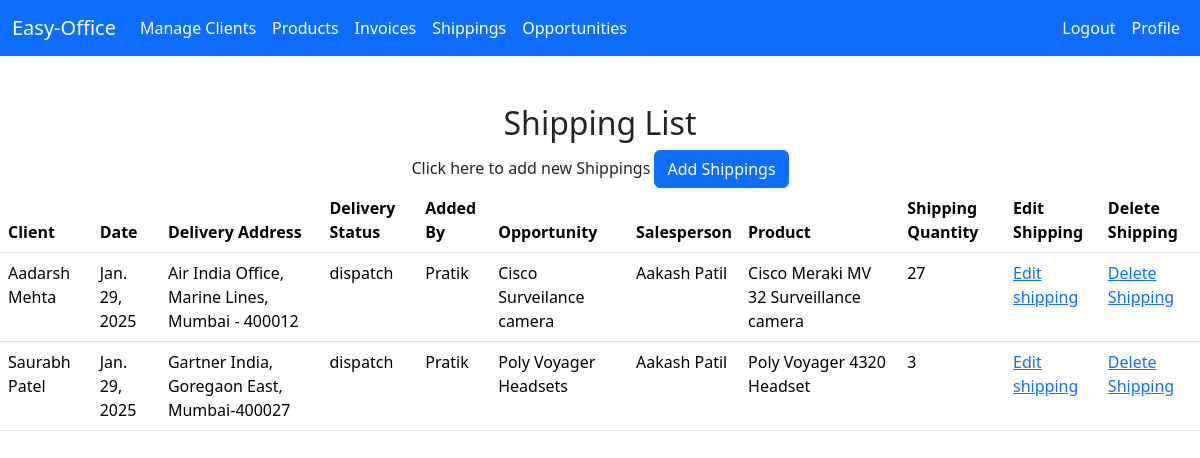
Page /shippings/ (signed in) on the committed database.
### crm/models.py (models this page shows, shortened)
class Shipping_Receipt(models.Model):
    DELIVERY_STATUS=[('pending','Pending'),
                     ('dispatch','Dispatch'),
                     ('delivered','Delivered'),
                     ]
    client=models.ForeignKey(Client,on_delete=models.CASCADE)
    date=models.DateField(auto_now_add='True')
    delivery_address=models.TextField()
    delivery_status = models.CharField(max_length=10, choices=DELIVERY_STATUS, default='pending')
    date_added=models.DateField(auto_now_add=True,null=True,blank=True)
    added_by=models.ForeignKey(User, on_delete=models.CASCADE,null=True,blank=True)
    opportunity = models.ForeignKey(Opportunity, on_delete=models.CASCADE, null=True, blank=True)
    product=models.ForeignKey(Product,on_delete=models.CASCADE,null=True, blank=True)
    quantity = models.PositiveIntegerField(default=1)  # Quantity being shipped

class Client(models.Model):
    name=models.CharField(max_length=255)
    company=models.CharField(max_length=250)
    email=models.EmailField()
    phone=models.CharField(max_length=15)
    address=models.TextField()
    date_added=models.DateField(auto_now_add=True,null=True,blank=True)
    added_by=models.ForeignKey(User, on_delete=models.CASCADE,null=True,blank=True)

class Opportunity(models.Model):
    STATUS_CHOICES=[('Open','Open'),
                    ('Won','Won'),
                    ('Lost','Lost'),
                    ]
    client=models.ForeignKey(Client,on_delete=models.CASCADE)
    opportunity_name=models.CharField(max_length=255)
    estimated_value=models.DecimalField(max_digits=10,decimal_places=2)
    requirement=models.ForeignKey(Product,on_delete=models.CASCADE,related_name='requirements')
    estimated_qty=models.IntegerField()
    status=models.CharField(max_length=10,choices=STATUS_CHOICES)
    added_by=models.ForeignKey(User, on_delete=models.CASCADE,null=True,blank=True)
    date_added=models.DateField(auto_now_add=True,null=True,blank=True)

class Product(models.Model):
    product_name=models.CharField(max_length=150)
    cost_price=models.DecimalField(max_digits=10,decimal_places=2)
    product_qty=models.IntegerField()
    previous_qty = models.IntegerField(default=0)
    added_by=models.ForeignKey(User, on_delete=models.CASCADE,null=True,blank=True)

### crm/views.py (the view)
# urls.py: path('shippings/',views.Shipping_view,name='shippings'),
@login_required
def Shipping_view(request):
    user = request.user
    if user.groups.filter(name='Sales Manager').exists() or user.groups.filter(name='Accounts').exists():
        Shippings = Shipping_Receipt.objects.all()  # Sales Managers and accounts can see all shipments
    elif user.groups.filter(name='Inventory').exists():
        Shippings = Shipping_Receipt.objects.all()  # Inventory can also see all shipments
    elif user.groups.filter(name='Sales').exists():
        Shippings = Shipping_Receipt.objects.filter(opportunity__added_by=user)  # Other users see only their shipments
    else:
        Shippings=Shipping_Receipt.objects.none()
    Shipping_count = Shippings.count()  # Get the count based on the filtered queryset
    return render(request, "crm/shippings.html", {'Shippings': Shippings, 'Shipping_count': Shipping_count})

### crm/templates/crm/shippings.html
{% extends "crm/base.html" %}
{% block content %}
<div class="container mt-5">
    <div class="row">
        <div class="col text-center">
          <h2 style="text-align: center;">Shipping List</h2>
            <p style="display: inline;">
               Click here to add new Shippings
              <a href="{% url 'create_shipping' %}">
                  <button type="button" class="btn btn-primary">Add Shippings</button>
              </a>
          </p>
        </div>
    </div>
  </div>
<table class="table table-hover">
    <thead>
        <tr>
            <th scope="col">Client</th>
            <th scope="col">Date</th>
            <th scope="col">Delivery Address</th>
            <th scope="col">Delivery Status</th>
            <th scope="col">Added By</th>
            <th scope="col">Opportunity</th>
            <th scope="col">Salesperson</th>
            <th scope="col">Product</th>
            <th scope="col">Shipping Quantity</th>
            <th scope="col">Edit Shipping</th>
            <th scope="col">Delete Shipping</th>
        </tr>
    </thead>
    <tbody>
        {% for receipt in Shippings %}
        <tr>
            <td>{{ receipt.client.name }}</td>
            <td>{{ receipt.date }}</td>
            <td>{{ receipt.delivery_address }}</td>
            <td>{{ receipt.delivery_status }}</td>
            <td>{{ receipt.added_by }}</td>
            <td>{{ receipt.opportunity.opportunity_name}}</td>
            <td>{{ receipt.opportunity.added_by.get_full_name }}</td>
            <td>{{ receipt.product.product_name}}</td>
            <td>{{ receipt.quantity }}</td>
            <td><a href="{% url 'edit_shipping' receipt.id %}">Edit shipping</a></td>
            <td><a href="{% url 'delete_shipping' receipt.id %}">Delete Shipping</a></td>
        </tr>
        {% empty %}
        <tr>
            <td colspan="4" class="text-center">No shipping receipts available</td>
        </tr>
        {% endfor %}
    </tbody>
</table>
{% endblock %}

### rows in the picture
Shipping_Receipt: client.name "Aadarsh Mehta", date "Jan. 29, 2025", delivery_address "Air India Office, Marine Lines, Mumbai - 400012", delivery_status "dispatch", added_by "Pratik", opportunity.opportunity_name "Cisco Surveilance camera", opportunity.added_by.get_full_name "Aakash Patil", product.product_name "Cisco Meraki MV 32 Surveillance camera", quantity "27"
Shipping_Receipt: client.name "Saurabh Patel", date "Jan. 29, 2025", delivery_address "Gartner India, Goregaon East, Mumbai-400027", delivery_status "dispatch", added_by "Pratik", opportunity.opportunity_name "Poly Voyager Headsets", opportunity.added_by.get_full_name "Aakash Patil", product.product_name "Poly Voyager 4320 Headset", quantity "3"
